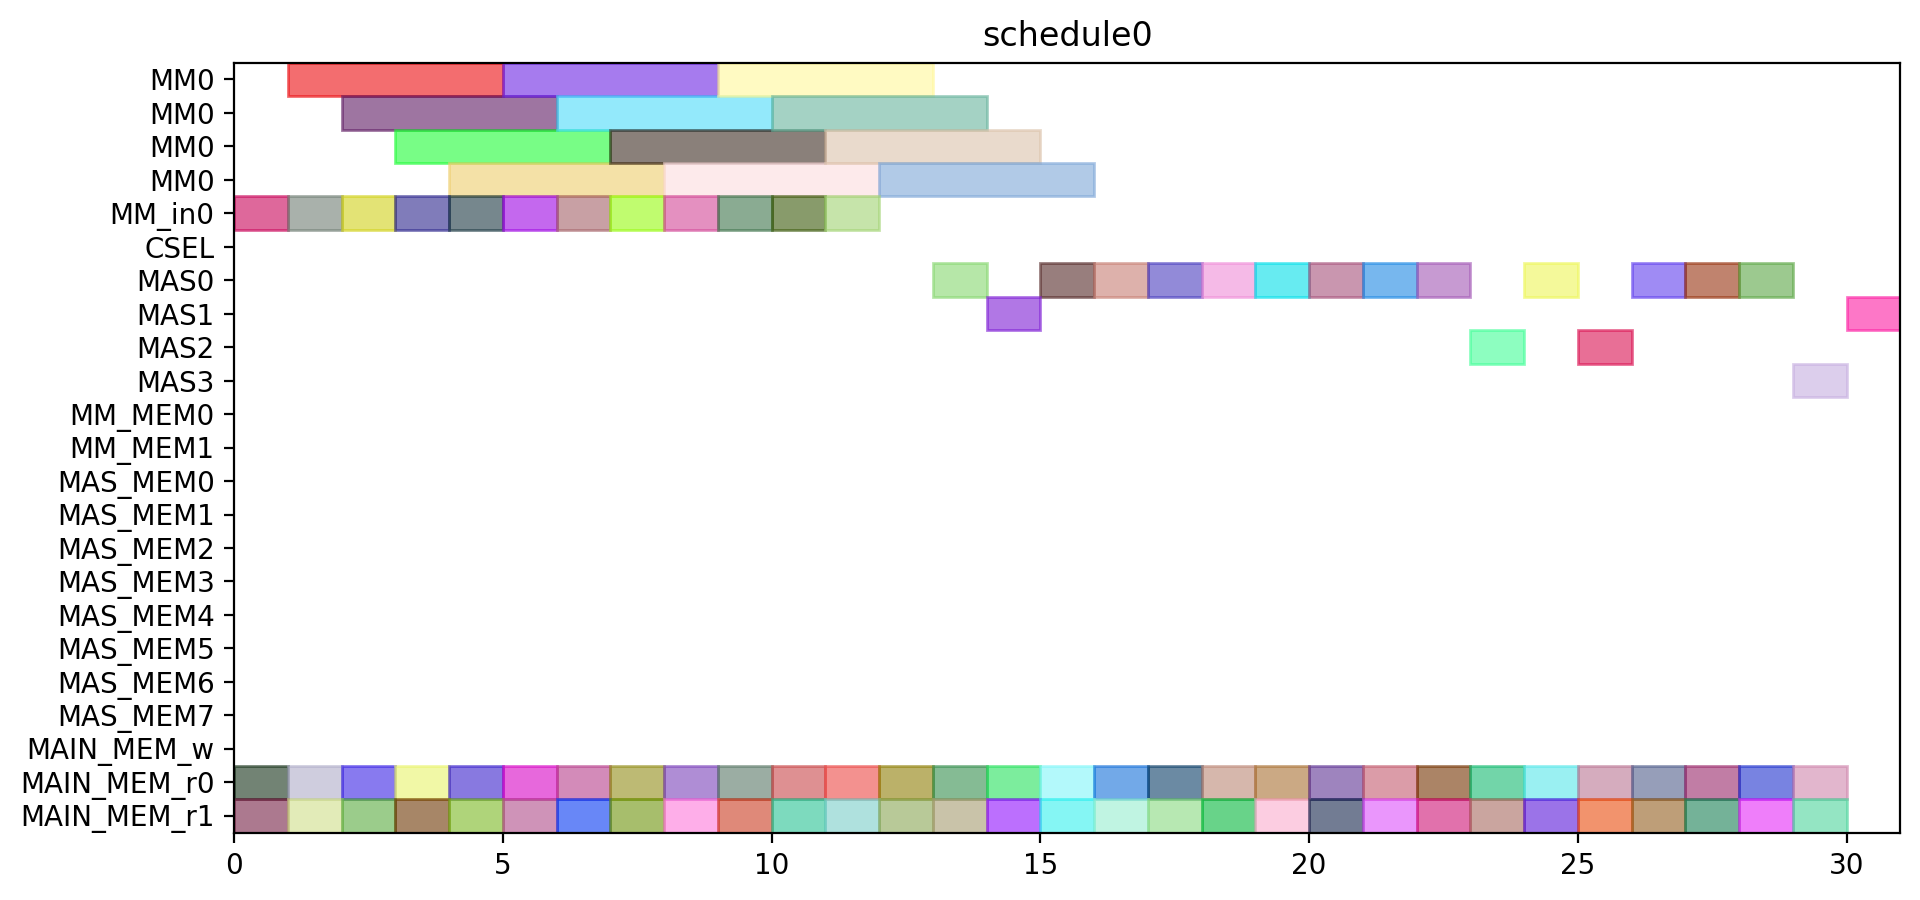

Write Python code to recreate this figure.
from pyschedule import Scenario, solvers, plotters, alt


def solve():
	horizon = 120
	S = Scenario("schedule0", horizon=horizon)

	# resource
	MM = S.Resources('MM', num=1, size=4)
	MM_in = S.Resources('MM_in', num=1)
	CSEL = S.Resource('CSEL')
	MAS = S.Resources('MAS', num=4, size=1, periods=range(1, horizon))
	MM_MEM = S.Resources('MM_MEM', num=2)
	MAS_MEM = S.Resources('MAS_MEM', num=8)
	MAIN_MEM_w = S.Resource('MAIN_MEM_w', size=1)
	MAIN_MEM_r = S.Resources('MAIN_MEM_r', num=2)

	# result of previous scheduling

	# new tasks
	c_t0_t0_t0 = S.Task('c_t0_t0_t0', length=4, delay_cost=1)
	c_t0_t0_t0 += alt(MM)
	c_t0_t0_t0_in = S.Task('c_t0_t0_t0_in', length=1, delay_cost=1)
	c_t0_t0_t0_in += alt(MM_in)
	S += c_t0_t0_t0_in*MM_in[0]<=c_t0_t0_t0*MM[0]
	c_t0_t0_t0_mem0 = S.Task('c_t0_t0_t0_mem0', length=1, delay_cost=1)
	c_t0_t0_t0_mem0 += MAIN_MEM_r[0]
	S += c_t0_t0_t0_mem0 <= c_t0_t0_t0

	c_t0_t0_t0_mem1 = S.Task('c_t0_t0_t0_mem1', length=1, delay_cost=1)
	c_t0_t0_t0_mem1 += MAIN_MEM_r[1]
	S += c_t0_t0_t0_mem1 <= c_t0_t0_t0

	c_t0_t0_t1 = S.Task('c_t0_t0_t1', length=4, delay_cost=1)
	c_t0_t0_t1 += alt(MM)
	c_t0_t0_t1_in = S.Task('c_t0_t0_t1_in', length=1, delay_cost=1)
	c_t0_t0_t1_in += alt(MM_in)
	S += c_t0_t0_t1_in*MM_in[0]<=c_t0_t0_t1*MM[0]
	c_t0_t0_t1_mem0 = S.Task('c_t0_t0_t1_mem0', length=1, delay_cost=1)
	c_t0_t0_t1_mem0 += MAIN_MEM_r[0]
	S += c_t0_t0_t1_mem0 <= c_t0_t0_t1

	c_t0_t0_t1_mem1 = S.Task('c_t0_t0_t1_mem1', length=1, delay_cost=1)
	c_t0_t0_t1_mem1 += MAIN_MEM_r[1]
	S += c_t0_t0_t1_mem1 <= c_t0_t0_t1

	c_t0_t0_t2 = S.Task('c_t0_t0_t2', length=1, delay_cost=1)
	c_t0_t0_t2 += alt(MAS)
	c_t0_t0_t2_mem0 = S.Task('c_t0_t0_t2_mem0', length=1, delay_cost=1)
	c_t0_t0_t2_mem0 += MAIN_MEM_r[0]
	S += c_t0_t0_t2_mem0 <= c_t0_t0_t2

	c_t0_t0_t2_mem1 = S.Task('c_t0_t0_t2_mem1', length=1, delay_cost=1)
	c_t0_t0_t2_mem1 += MAIN_MEM_r[1]
	S += c_t0_t0_t2_mem1 <= c_t0_t0_t2

	c_t0_t0_t3 = S.Task('c_t0_t0_t3', length=1, delay_cost=1)
	c_t0_t0_t3 += alt(MAS)
	c_t0_t0_t3_mem0 = S.Task('c_t0_t0_t3_mem0', length=1, delay_cost=1)
	c_t0_t0_t3_mem0 += MAIN_MEM_r[0]
	S += c_t0_t0_t3_mem0 <= c_t0_t0_t3

	c_t0_t0_t3_mem1 = S.Task('c_t0_t0_t3_mem1', length=1, delay_cost=1)
	c_t0_t0_t3_mem1 += MAIN_MEM_r[1]
	S += c_t0_t0_t3_mem1 <= c_t0_t0_t3

	c_t0_t1_t0 = S.Task('c_t0_t1_t0', length=4, delay_cost=1)
	c_t0_t1_t0 += alt(MM)
	c_t0_t1_t0_in = S.Task('c_t0_t1_t0_in', length=1, delay_cost=1)
	c_t0_t1_t0_in += alt(MM_in)
	S += c_t0_t1_t0_in*MM_in[0]<=c_t0_t1_t0*MM[0]
	c_t0_t1_t0_mem0 = S.Task('c_t0_t1_t0_mem0', length=1, delay_cost=1)
	c_t0_t1_t0_mem0 += MAIN_MEM_r[0]
	S += c_t0_t1_t0_mem0 <= c_t0_t1_t0

	c_t0_t1_t0_mem1 = S.Task('c_t0_t1_t0_mem1', length=1, delay_cost=1)
	c_t0_t1_t0_mem1 += MAIN_MEM_r[1]
	S += c_t0_t1_t0_mem1 <= c_t0_t1_t0

	c_t0_t1_t1 = S.Task('c_t0_t1_t1', length=4, delay_cost=1)
	c_t0_t1_t1 += alt(MM)
	c_t0_t1_t1_in = S.Task('c_t0_t1_t1_in', length=1, delay_cost=1)
	c_t0_t1_t1_in += alt(MM_in)
	S += c_t0_t1_t1_in*MM_in[0]<=c_t0_t1_t1*MM[0]
	c_t0_t1_t1_mem0 = S.Task('c_t0_t1_t1_mem0', length=1, delay_cost=1)
	c_t0_t1_t1_mem0 += MAIN_MEM_r[0]
	S += c_t0_t1_t1_mem0 <= c_t0_t1_t1

	c_t0_t1_t1_mem1 = S.Task('c_t0_t1_t1_mem1', length=1, delay_cost=1)
	c_t0_t1_t1_mem1 += MAIN_MEM_r[1]
	S += c_t0_t1_t1_mem1 <= c_t0_t1_t1

	c_t0_t1_t2 = S.Task('c_t0_t1_t2', length=1, delay_cost=1)
	c_t0_t1_t2 += alt(MAS)
	c_t0_t1_t2_mem0 = S.Task('c_t0_t1_t2_mem0', length=1, delay_cost=1)
	c_t0_t1_t2_mem0 += MAIN_MEM_r[0]
	S += c_t0_t1_t2_mem0 <= c_t0_t1_t2

	c_t0_t1_t2_mem1 = S.Task('c_t0_t1_t2_mem1', length=1, delay_cost=1)
	c_t0_t1_t2_mem1 += MAIN_MEM_r[1]
	S += c_t0_t1_t2_mem1 <= c_t0_t1_t2

	c_t0_t1_t3 = S.Task('c_t0_t1_t3', length=1, delay_cost=1)
	c_t0_t1_t3 += alt(MAS)
	c_t0_t1_t3_mem0 = S.Task('c_t0_t1_t3_mem0', length=1, delay_cost=1)
	c_t0_t1_t3_mem0 += MAIN_MEM_r[0]
	S += c_t0_t1_t3_mem0 <= c_t0_t1_t3

	c_t0_t1_t3_mem1 = S.Task('c_t0_t1_t3_mem1', length=1, delay_cost=1)
	c_t0_t1_t3_mem1 += MAIN_MEM_r[1]
	S += c_t0_t1_t3_mem1 <= c_t0_t1_t3

	c_t0_t20 = S.Task('c_t0_t20', length=1, delay_cost=1)
	c_t0_t20 += alt(MAS)
	c_t0_t20_mem0 = S.Task('c_t0_t20_mem0', length=1, delay_cost=1)
	c_t0_t20_mem0 += MAIN_MEM_r[0]
	S += c_t0_t20_mem0 <= c_t0_t20

	c_t0_t20_mem1 = S.Task('c_t0_t20_mem1', length=1, delay_cost=1)
	c_t0_t20_mem1 += MAIN_MEM_r[1]
	S += c_t0_t20_mem1 <= c_t0_t20

	c_t0_t21 = S.Task('c_t0_t21', length=1, delay_cost=1)
	c_t0_t21 += alt(MAS)
	c_t0_t21_mem0 = S.Task('c_t0_t21_mem0', length=1, delay_cost=1)
	c_t0_t21_mem0 += MAIN_MEM_r[0]
	S += c_t0_t21_mem0 <= c_t0_t21

	c_t0_t21_mem1 = S.Task('c_t0_t21_mem1', length=1, delay_cost=1)
	c_t0_t21_mem1 += MAIN_MEM_r[1]
	S += c_t0_t21_mem1 <= c_t0_t21

	c_t0_t30 = S.Task('c_t0_t30', length=1, delay_cost=1)
	c_t0_t30 += alt(MAS)
	c_t0_t30_mem0 = S.Task('c_t0_t30_mem0', length=1, delay_cost=1)
	c_t0_t30_mem0 += MAIN_MEM_r[0]
	S += c_t0_t30_mem0 <= c_t0_t30

	c_t0_t30_mem1 = S.Task('c_t0_t30_mem1', length=1, delay_cost=1)
	c_t0_t30_mem1 += MAIN_MEM_r[1]
	S += c_t0_t30_mem1 <= c_t0_t30

	c_t0_t31 = S.Task('c_t0_t31', length=1, delay_cost=1)
	c_t0_t31 += alt(MAS)
	c_t0_t31_mem0 = S.Task('c_t0_t31_mem0', length=1, delay_cost=1)
	c_t0_t31_mem0 += MAIN_MEM_r[0]
	S += c_t0_t31_mem0 <= c_t0_t31

	c_t0_t31_mem1 = S.Task('c_t0_t31_mem1', length=1, delay_cost=1)
	c_t0_t31_mem1 += MAIN_MEM_r[1]
	S += c_t0_t31_mem1 <= c_t0_t31

	c_t1_t0_t0 = S.Task('c_t1_t0_t0', length=4, delay_cost=1)
	c_t1_t0_t0 += alt(MM)
	c_t1_t0_t0_in = S.Task('c_t1_t0_t0_in', length=1, delay_cost=1)
	c_t1_t0_t0_in += alt(MM_in)
	S += c_t1_t0_t0_in*MM_in[0]<=c_t1_t0_t0*MM[0]
	c_t1_t0_t0_mem0 = S.Task('c_t1_t0_t0_mem0', length=1, delay_cost=1)
	c_t1_t0_t0_mem0 += MAIN_MEM_r[0]
	S += c_t1_t0_t0_mem0 <= c_t1_t0_t0

	c_t1_t0_t0_mem1 = S.Task('c_t1_t0_t0_mem1', length=1, delay_cost=1)
	c_t1_t0_t0_mem1 += MAIN_MEM_r[1]
	S += c_t1_t0_t0_mem1 <= c_t1_t0_t0

	c_t1_t0_t1 = S.Task('c_t1_t0_t1', length=4, delay_cost=1)
	c_t1_t0_t1 += alt(MM)
	c_t1_t0_t1_in = S.Task('c_t1_t0_t1_in', length=1, delay_cost=1)
	c_t1_t0_t1_in += alt(MM_in)
	S += c_t1_t0_t1_in*MM_in[0]<=c_t1_t0_t1*MM[0]
	c_t1_t0_t1_mem0 = S.Task('c_t1_t0_t1_mem0', length=1, delay_cost=1)
	c_t1_t0_t1_mem0 += MAIN_MEM_r[0]
	S += c_t1_t0_t1_mem0 <= c_t1_t0_t1

	c_t1_t0_t1_mem1 = S.Task('c_t1_t0_t1_mem1', length=1, delay_cost=1)
	c_t1_t0_t1_mem1 += MAIN_MEM_r[1]
	S += c_t1_t0_t1_mem1 <= c_t1_t0_t1

	c_t1_t0_t2 = S.Task('c_t1_t0_t2', length=1, delay_cost=1)
	c_t1_t0_t2 += alt(MAS)
	c_t1_t0_t2_mem0 = S.Task('c_t1_t0_t2_mem0', length=1, delay_cost=1)
	c_t1_t0_t2_mem0 += MAIN_MEM_r[0]
	S += c_t1_t0_t2_mem0 <= c_t1_t0_t2

	c_t1_t0_t2_mem1 = S.Task('c_t1_t0_t2_mem1', length=1, delay_cost=1)
	c_t1_t0_t2_mem1 += MAIN_MEM_r[1]
	S += c_t1_t0_t2_mem1 <= c_t1_t0_t2

	c_t1_t0_t3 = S.Task('c_t1_t0_t3', length=1, delay_cost=1)
	c_t1_t0_t3 += alt(MAS)
	c_t1_t0_t3_mem0 = S.Task('c_t1_t0_t3_mem0', length=1, delay_cost=1)
	c_t1_t0_t3_mem0 += MAIN_MEM_r[0]
	S += c_t1_t0_t3_mem0 <= c_t1_t0_t3

	c_t1_t0_t3_mem1 = S.Task('c_t1_t0_t3_mem1', length=1, delay_cost=1)
	c_t1_t0_t3_mem1 += MAIN_MEM_r[1]
	S += c_t1_t0_t3_mem1 <= c_t1_t0_t3

	c_t1_t1_t0 = S.Task('c_t1_t1_t0', length=4, delay_cost=1)
	c_t1_t1_t0 += alt(MM)
	c_t1_t1_t0_in = S.Task('c_t1_t1_t0_in', length=1, delay_cost=1)
	c_t1_t1_t0_in += alt(MM_in)
	S += c_t1_t1_t0_in*MM_in[0]<=c_t1_t1_t0*MM[0]
	c_t1_t1_t0_mem0 = S.Task('c_t1_t1_t0_mem0', length=1, delay_cost=1)
	c_t1_t1_t0_mem0 += MAIN_MEM_r[0]
	S += c_t1_t1_t0_mem0 <= c_t1_t1_t0

	c_t1_t1_t0_mem1 = S.Task('c_t1_t1_t0_mem1', length=1, delay_cost=1)
	c_t1_t1_t0_mem1 += MAIN_MEM_r[1]
	S += c_t1_t1_t0_mem1 <= c_t1_t1_t0

	c_t1_t1_t1 = S.Task('c_t1_t1_t1', length=4, delay_cost=1)
	c_t1_t1_t1 += alt(MM)
	c_t1_t1_t1_in = S.Task('c_t1_t1_t1_in', length=1, delay_cost=1)
	c_t1_t1_t1_in += alt(MM_in)
	S += c_t1_t1_t1_in*MM_in[0]<=c_t1_t1_t1*MM[0]
	c_t1_t1_t1_mem0 = S.Task('c_t1_t1_t1_mem0', length=1, delay_cost=1)
	c_t1_t1_t1_mem0 += MAIN_MEM_r[0]
	S += c_t1_t1_t1_mem0 <= c_t1_t1_t1

	c_t1_t1_t1_mem1 = S.Task('c_t1_t1_t1_mem1', length=1, delay_cost=1)
	c_t1_t1_t1_mem1 += MAIN_MEM_r[1]
	S += c_t1_t1_t1_mem1 <= c_t1_t1_t1

	c_t1_t1_t2 = S.Task('c_t1_t1_t2', length=1, delay_cost=1)
	c_t1_t1_t2 += alt(MAS)
	c_t1_t1_t2_mem0 = S.Task('c_t1_t1_t2_mem0', length=1, delay_cost=1)
	c_t1_t1_t2_mem0 += MAIN_MEM_r[0]
	S += c_t1_t1_t2_mem0 <= c_t1_t1_t2

	c_t1_t1_t2_mem1 = S.Task('c_t1_t1_t2_mem1', length=1, delay_cost=1)
	c_t1_t1_t2_mem1 += MAIN_MEM_r[1]
	S += c_t1_t1_t2_mem1 <= c_t1_t1_t2

	c_t1_t1_t3 = S.Task('c_t1_t1_t3', length=1, delay_cost=1)
	c_t1_t1_t3 += alt(MAS)
	c_t1_t1_t3_mem0 = S.Task('c_t1_t1_t3_mem0', length=1, delay_cost=1)
	c_t1_t1_t3_mem0 += MAIN_MEM_r[0]
	S += c_t1_t1_t3_mem0 <= c_t1_t1_t3

	c_t1_t1_t3_mem1 = S.Task('c_t1_t1_t3_mem1', length=1, delay_cost=1)
	c_t1_t1_t3_mem1 += MAIN_MEM_r[1]
	S += c_t1_t1_t3_mem1 <= c_t1_t1_t3

	c_t1_t20 = S.Task('c_t1_t20', length=1, delay_cost=1)
	c_t1_t20 += alt(MAS)
	c_t1_t20_mem0 = S.Task('c_t1_t20_mem0', length=1, delay_cost=1)
	c_t1_t20_mem0 += MAIN_MEM_r[0]
	S += c_t1_t20_mem0 <= c_t1_t20

	c_t1_t20_mem1 = S.Task('c_t1_t20_mem1', length=1, delay_cost=1)
	c_t1_t20_mem1 += MAIN_MEM_r[1]
	S += c_t1_t20_mem1 <= c_t1_t20

	c_t1_t21 = S.Task('c_t1_t21', length=1, delay_cost=1)
	c_t1_t21 += alt(MAS)
	c_t1_t21_mem0 = S.Task('c_t1_t21_mem0', length=1, delay_cost=1)
	c_t1_t21_mem0 += MAIN_MEM_r[0]
	S += c_t1_t21_mem0 <= c_t1_t21

	c_t1_t21_mem1 = S.Task('c_t1_t21_mem1', length=1, delay_cost=1)
	c_t1_t21_mem1 += MAIN_MEM_r[1]
	S += c_t1_t21_mem1 <= c_t1_t21

	c_t1_t30 = S.Task('c_t1_t30', length=1, delay_cost=1)
	c_t1_t30 += alt(MAS)
	c_t1_t30_mem0 = S.Task('c_t1_t30_mem0', length=1, delay_cost=1)
	c_t1_t30_mem0 += MAIN_MEM_r[0]
	S += c_t1_t30_mem0 <= c_t1_t30

	c_t1_t30_mem1 = S.Task('c_t1_t30_mem1', length=1, delay_cost=1)
	c_t1_t30_mem1 += MAIN_MEM_r[1]
	S += c_t1_t30_mem1 <= c_t1_t30

	c_t1_t31 = S.Task('c_t1_t31', length=1, delay_cost=1)
	c_t1_t31 += alt(MAS)
	c_t1_t31_mem0 = S.Task('c_t1_t31_mem0', length=1, delay_cost=1)
	c_t1_t31_mem0 += MAIN_MEM_r[0]
	S += c_t1_t31_mem0 <= c_t1_t31

	c_t1_t31_mem1 = S.Task('c_t1_t31_mem1', length=1, delay_cost=1)
	c_t1_t31_mem1 += MAIN_MEM_r[1]
	S += c_t1_t31_mem1 <= c_t1_t31

	c_t2_t0_t0 = S.Task('c_t2_t0_t0', length=4, delay_cost=1)
	c_t2_t0_t0 += alt(MM)
	c_t2_t0_t0_in = S.Task('c_t2_t0_t0_in', length=1, delay_cost=1)
	c_t2_t0_t0_in += alt(MM_in)
	S += c_t2_t0_t0_in*MM_in[0]<=c_t2_t0_t0*MM[0]
	c_t2_t0_t0_mem0 = S.Task('c_t2_t0_t0_mem0', length=1, delay_cost=1)
	c_t2_t0_t0_mem0 += MAIN_MEM_r[0]
	S += c_t2_t0_t0_mem0 <= c_t2_t0_t0

	c_t2_t0_t0_mem1 = S.Task('c_t2_t0_t0_mem1', length=1, delay_cost=1)
	c_t2_t0_t0_mem1 += MAIN_MEM_r[1]
	S += c_t2_t0_t0_mem1 <= c_t2_t0_t0

	c_t2_t0_t1 = S.Task('c_t2_t0_t1', length=4, delay_cost=1)
	c_t2_t0_t1 += alt(MM)
	c_t2_t0_t1_in = S.Task('c_t2_t0_t1_in', length=1, delay_cost=1)
	c_t2_t0_t1_in += alt(MM_in)
	S += c_t2_t0_t1_in*MM_in[0]<=c_t2_t0_t1*MM[0]
	c_t2_t0_t1_mem0 = S.Task('c_t2_t0_t1_mem0', length=1, delay_cost=1)
	c_t2_t0_t1_mem0 += MAIN_MEM_r[0]
	S += c_t2_t0_t1_mem0 <= c_t2_t0_t1

	c_t2_t0_t1_mem1 = S.Task('c_t2_t0_t1_mem1', length=1, delay_cost=1)
	c_t2_t0_t1_mem1 += MAIN_MEM_r[1]
	S += c_t2_t0_t1_mem1 <= c_t2_t0_t1

	c_t2_t0_t2 = S.Task('c_t2_t0_t2', length=1, delay_cost=1)
	c_t2_t0_t2 += alt(MAS)
	c_t2_t0_t2_mem0 = S.Task('c_t2_t0_t2_mem0', length=1, delay_cost=1)
	c_t2_t0_t2_mem0 += MAIN_MEM_r[0]
	S += c_t2_t0_t2_mem0 <= c_t2_t0_t2

	c_t2_t0_t2_mem1 = S.Task('c_t2_t0_t2_mem1', length=1, delay_cost=1)
	c_t2_t0_t2_mem1 += MAIN_MEM_r[1]
	S += c_t2_t0_t2_mem1 <= c_t2_t0_t2

	c_t2_t0_t3 = S.Task('c_t2_t0_t3', length=1, delay_cost=1)
	c_t2_t0_t3 += alt(MAS)
	c_t2_t0_t3_mem0 = S.Task('c_t2_t0_t3_mem0', length=1, delay_cost=1)
	c_t2_t0_t3_mem0 += MAIN_MEM_r[0]
	S += c_t2_t0_t3_mem0 <= c_t2_t0_t3

	c_t2_t0_t3_mem1 = S.Task('c_t2_t0_t3_mem1', length=1, delay_cost=1)
	c_t2_t0_t3_mem1 += MAIN_MEM_r[1]
	S += c_t2_t0_t3_mem1 <= c_t2_t0_t3

	c_t2_t1_t0 = S.Task('c_t2_t1_t0', length=4, delay_cost=1)
	c_t2_t1_t0 += alt(MM)
	c_t2_t1_t0_in = S.Task('c_t2_t1_t0_in', length=1, delay_cost=1)
	c_t2_t1_t0_in += alt(MM_in)
	S += c_t2_t1_t0_in*MM_in[0]<=c_t2_t1_t0*MM[0]
	c_t2_t1_t0_mem0 = S.Task('c_t2_t1_t0_mem0', length=1, delay_cost=1)
	c_t2_t1_t0_mem0 += MAIN_MEM_r[0]
	S += c_t2_t1_t0_mem0 <= c_t2_t1_t0

	c_t2_t1_t0_mem1 = S.Task('c_t2_t1_t0_mem1', length=1, delay_cost=1)
	c_t2_t1_t0_mem1 += MAIN_MEM_r[1]
	S += c_t2_t1_t0_mem1 <= c_t2_t1_t0

	c_t2_t1_t1 = S.Task('c_t2_t1_t1', length=4, delay_cost=1)
	c_t2_t1_t1 += alt(MM)
	c_t2_t1_t1_in = S.Task('c_t2_t1_t1_in', length=1, delay_cost=1)
	c_t2_t1_t1_in += alt(MM_in)
	S += c_t2_t1_t1_in*MM_in[0]<=c_t2_t1_t1*MM[0]
	c_t2_t1_t1_mem0 = S.Task('c_t2_t1_t1_mem0', length=1, delay_cost=1)
	c_t2_t1_t1_mem0 += MAIN_MEM_r[0]
	S += c_t2_t1_t1_mem0 <= c_t2_t1_t1

	c_t2_t1_t1_mem1 = S.Task('c_t2_t1_t1_mem1', length=1, delay_cost=1)
	c_t2_t1_t1_mem1 += MAIN_MEM_r[1]
	S += c_t2_t1_t1_mem1 <= c_t2_t1_t1

	solvers.mip.solve(S,msg=1,kind='CPLEX',ratio_gap=1.01)

	solution = [['hoge']*len(S.solution()[1]) for i in range(len(S.solution()))]
	for i in range(len(S.solution())):
		for j in range(len(S.solution()[i])):
			solution[i][j]=str(S.solution()[i][j])
	print(solution)

	cycles = int(solution[-1][3])

	pic_file_name = "/home/mfukuda/ABE/multiRAM_multiMAS_16mux/scheduling_result/stage4MM1_stage1MAS4/MUL/schedule0.png"
	if(S.solution() != []):
		plotters.matplotlib.plot(S,img_filename=pic_file_name, show_task_labels=False, fig_size=(cycles*0.25+3, 5))

	return solution
